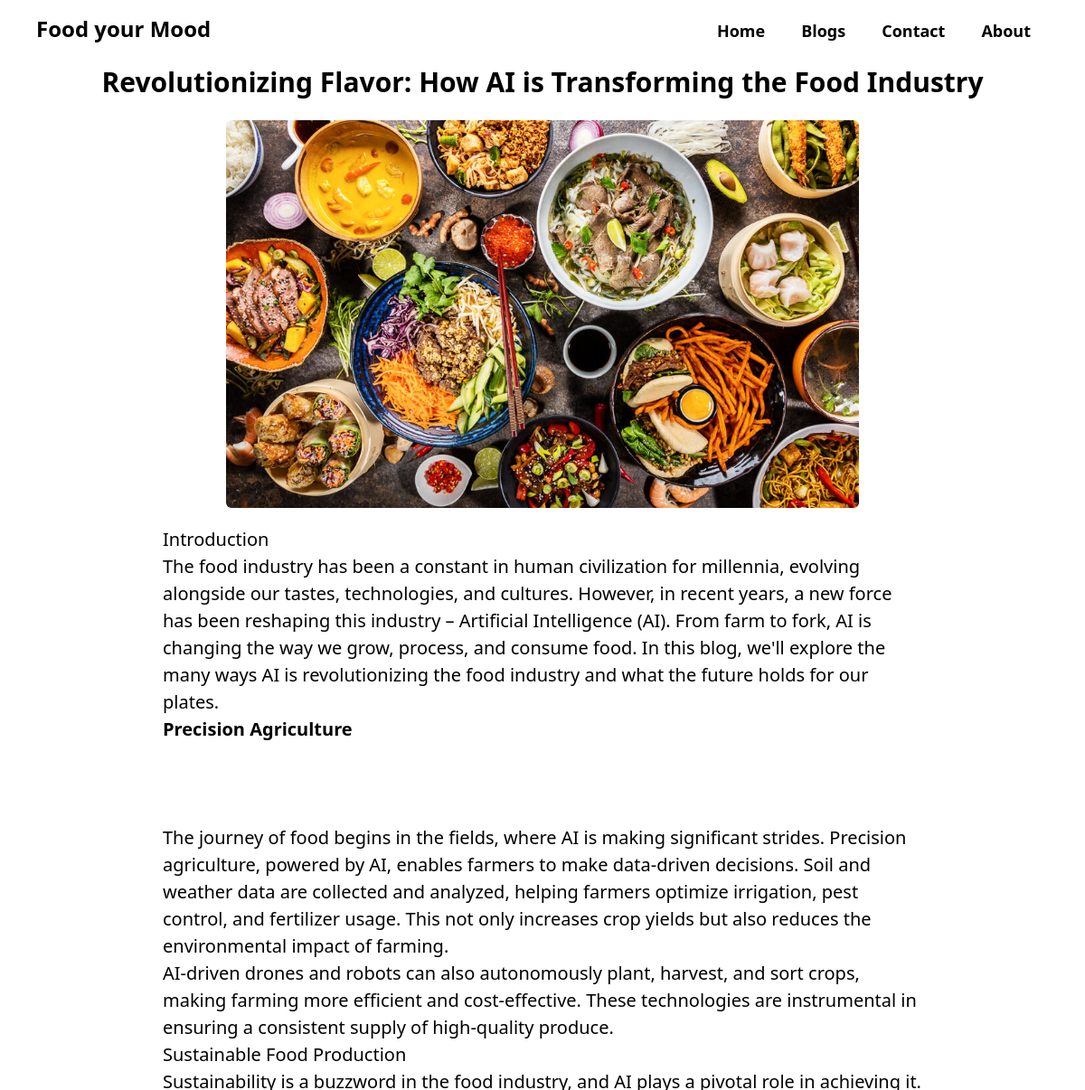
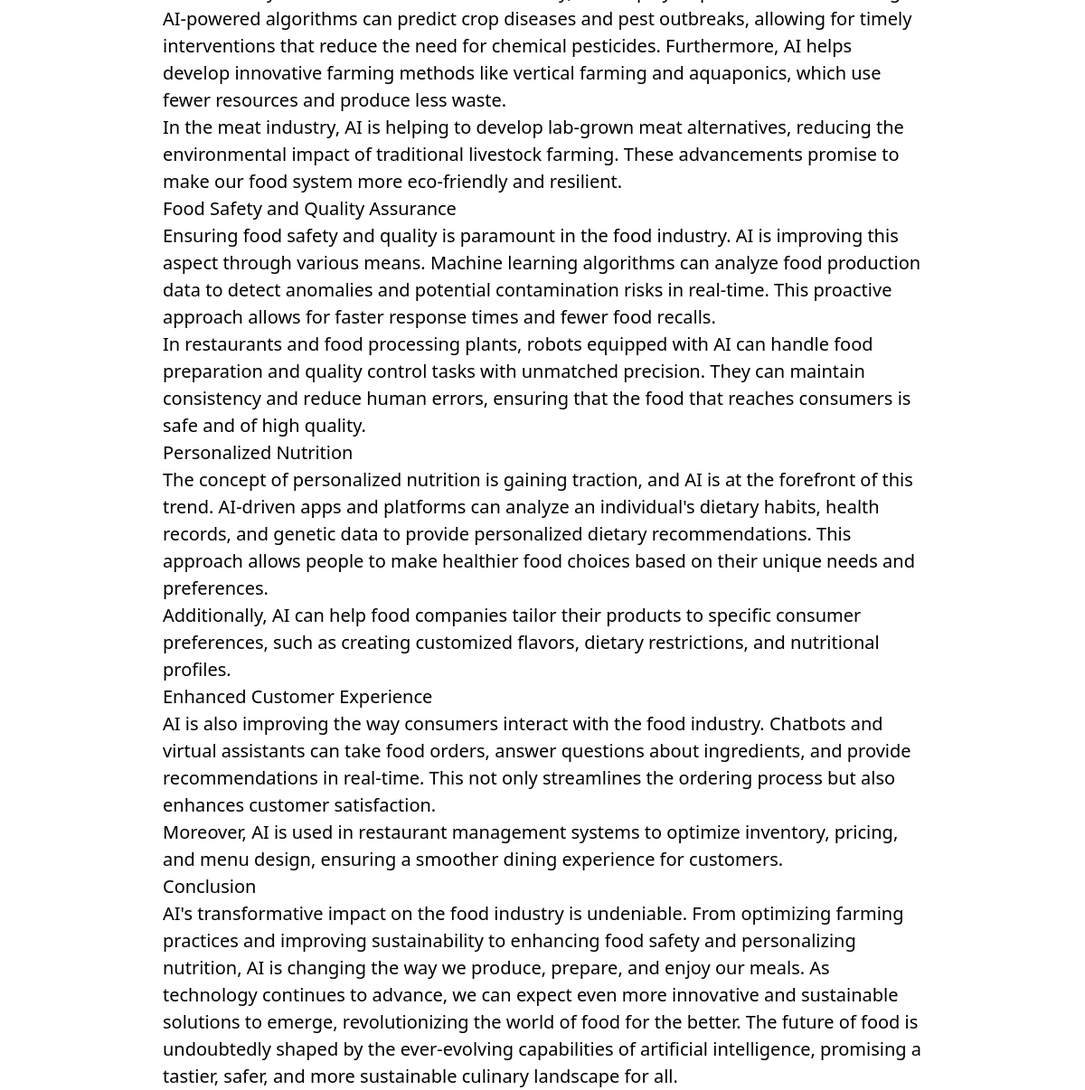
The page /blog/1 on the database its author committed (2 pictures, top to bottom).
### blogs/models.py (models this page shows, shortened)
class Blog(models.Model):
    title = models.CharField(max_length=100)
    content = RichTextField()
    image = models.ImageField(upload_to='media/blog_images')
    date = models.DateTimeField(auto_now_add=True)

### frontend/views.py (the view)
# urls.py: path('blog/<int:pk>', BlogView.as_view(), name='blog'),
class BlogView(View):
    def get(self, request, *args, **kwargs):
        pk = kwargs.get('pk')
        blog = Blog.objects.get(pk=pk)
        context = {
            'blog': blog
        }
        return render(request, 'frontend/blog_single.html', context)

### frontend/templates/frontend/blog_single.html (shortened to what this page needs)
{% extends 'frontend/base.html' %}
{% block content %}
<h1 class="text-center text-[30px] font-bold">{{blog.title}}</h1>
<div class="featured_image">
    <img src="{{blog.image.url}}" class="w-[700px] mx-auto rounded-md mt-5" alt="blog image">
</div>
<div class="content w-[70%] mx-auto text-[20px] mt-5">
    <p class="text-center font-bold mt-5">
        {{blog.content|safe}}
    </p>
</div>
{% endblock content %}

### rows shown on the page
Blog: title "Revolutionizing Flavor: How AI is Transforming the Food Industry", image (picture), content "Introduction The food industry has been a constant in human civilization for millennia, evolving alongside our tastes, technologies, and cultures. However, in recent years, a new force has been reshaping this industry – Artificial Intelligence (AI). From farm to fork, AI is changing the way we grow, process, and consume food. In this blog, we'll explore the many ways AI is revolutionizing the food industry and what the future holds for our plates. Precision Agriculture The journey of food begins in the fields, where AI is making significant strides. Precision agriculture, powered by AI, enables farmers to make data-driven decisions. Soil and weather data are collected and analyzed, helping…"
